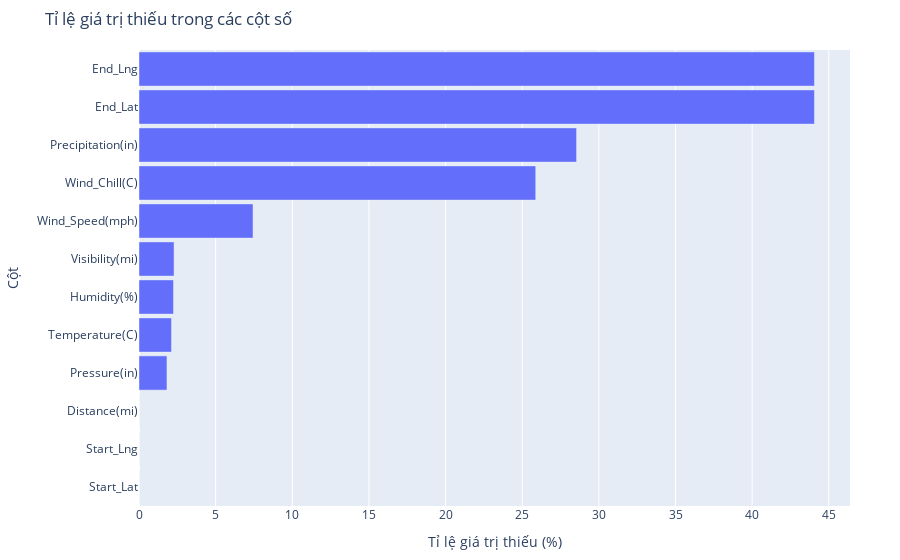

Notebook source saved alongside this figure:
### Markdown cell above
Đầu tiên, chúng ta cần biết tỉ lệ missing value ở mỗi cột là bao nhiêu?

Ta sẽ vẽ biểu đồ cột để quan sát tỉ lệ này

### Code cell
# Lặp qua các cột số để tính tỉ lệ giá trị thiếu
missing_percentages = [(col, df[col].isnull().mean() * 100) for col in numerical_cols]

# Sắp xếp theo tỉ lệ giảm dần
missing_percentages.sort(key=lambda x: x[1], reverse=False)

# Tạo DataFrame từ list
missing_df = pd.DataFrame(missing_percentages, columns=['Cột', 'Tỉ lệ giá trị thiếu (%)'])

# Vẽ biểu đồ cột ngang sử dụng Plotly
fig = go.Figure(go.Bar(
            x=missing_df['Tỉ lệ giá trị thiếu (%)'],
            y=missing_df['Cột'],
            orientation='h'))

fig.update_layout(
    title='Tỉ lệ giá trị thiếu trong các cột số',
    xaxis=dict(title='Tỉ lệ giá trị thiếu (%)'),
    yaxis=dict(title='Cột'),
    bargap=0.1,  # Độ rộng của khoảng trống giữa các cột
    margin=dict(l=100, r=50, t=50, b=50)  # Lề của biểu đồ
)

fig.show()

### Figure 1 — Plotly figure (JSON) as saved in the notebook; plotly's stock layout.template omitted (floating-point values rounded to 4 significant figures)
{"data": [{"orientation": "h", "type": "bar", "x": [0, 0, 0, 1.823, 2.12, 2.251, 2.287, 7.438, 25.88, 28.55, 44.06, 44.06], "y": ["Start_Lat", "Start_Lng", "Distance(mi)", "Pressure(in)", "Temperature(C)", "Humidity(%)", "Visibility(mi)", "Wind_Speed(mph)", "Wind_Chill(C)", "Precipitation(in)", "End_Lat", "End_Lng"]}], "layout": {"bargap": 0.1, "margin": {"b": 50, "l": 100, "r": 50, "t": 50}, "title": {"text": "Tỉ lệ giá trị thiếu trong các cột số"}, "xaxis": {"title": {"text": "Tỉ lệ giá trị thiếu (%)"}}, "yaxis": {"title": {"text": "Cột"}}}}
